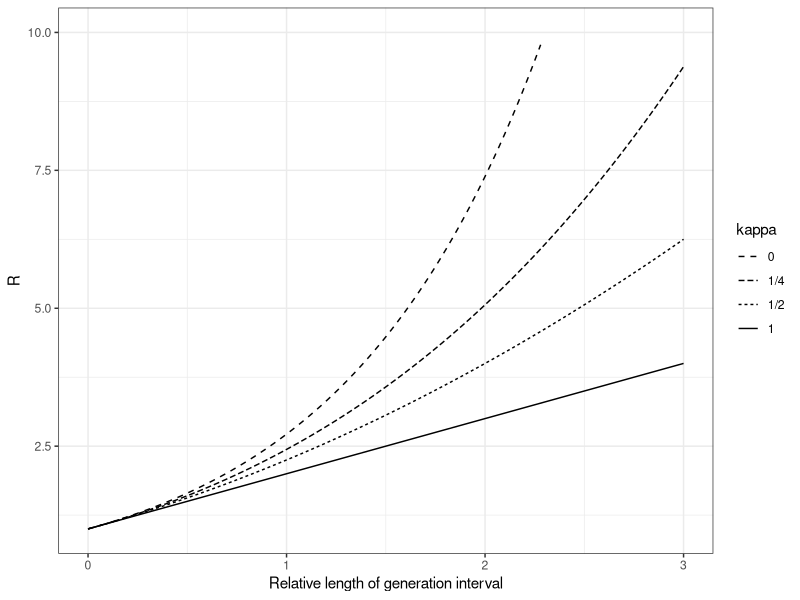

Generate this figure with R:
library(ggplot2); theme_set(theme_bw())
library(tidyr)

rho <- seq(0, 3, length.out=101)

curveTab <- data.frame(rho
	, k1=1+rho
	, k2=(1+rho/2)^2
	, k4=(1+rho/4)^4
	, kx=exp(rho)
)

curveList <- (curveTab
	%>% gather(kappa, R, k1:kx)
)

print(
	ggplot(curveList, aes(x=rho, y=R, linetype=kappa))
	+ geom_line()
	+ xlab("Relative length of generation interval")
	+ ylim(c(1, 10))
	+ scale_linetype_discrete(
		breaks=rev(c("k1", "k2", "k4", "kx"))
		, labels=rev(c("1", "1/2", "1/4", "0"))
	)
)
